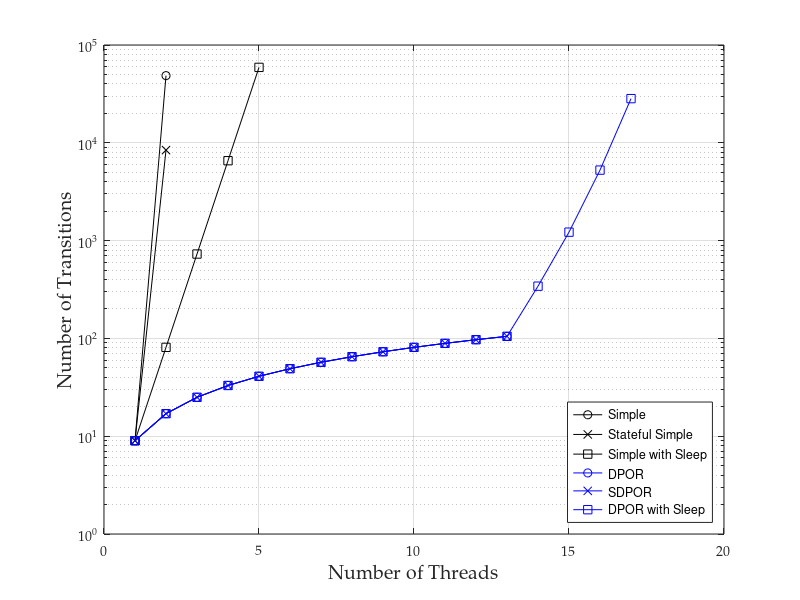

This figure's MATLAB source:
%% importing data
transitions = dlmread('fs_trans_data.csv', ',', 1, 1);
% convert 0 values to NaNs, as these don't plot
transitions(transitions==0)=nan;
threads = [1:17];

%% plotting lines

semilogy(threads, transitions(:, 1), 'ko-')
hold on
semilogy(threads, transitions(:, 2), 'kx-')
semilogy(threads, transitions(:, 3), 'ks-')
semilogy(threads, transitions(:, 4), 'bo-')
semilogy(threads, transitions(:, 5), 'bx-')
semilogy(threads, transitions(:, 6), 'bs-')
hold off
grid on

%% adding legend and axis labels
set(gca, 'FontName', 'Palatino Linotype');
legend('Simple', 'Stateful Simple', 'Simple with Sleep', ...
	'DPOR', 'SDPOR', 'DPOR with Sleep', 'Location','southeast');
xlabel('Number of Threads', 'fontsize', 14);
ylabel('Number of Transitions', 'fontsize', 14)